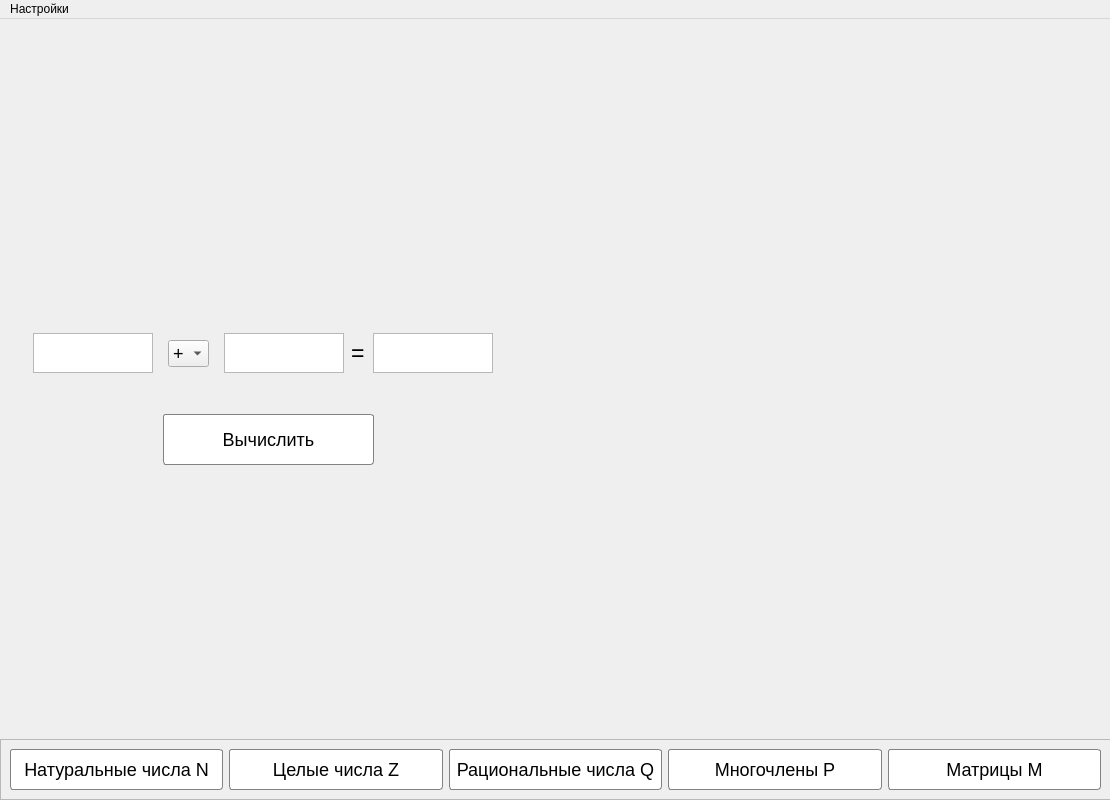
<?xml version="1.0" encoding="UTF-8"?>
<ui version="4.0">
 <class>Project_DM_Qt</class>
 <widget class="QMainWindow" name="Project_DM_Qt">
  <property name="geometry">
   <rect>
    <x>0</x>
    <y>0</y>
    <width>1110</width>
    <height>800</height>
   </rect>
  </property>
  <property name="sizePolicy">
   <sizepolicy hsizetype="Fixed" vsizetype="Fixed">
    <horstretch>0</horstretch>
    <verstretch>0</verstretch>
   </sizepolicy>
  </property>
  <property name="minimumSize">
   <size>
    <width>1110</width>
    <height>800</height>
   </size>
  </property>
  <property name="maximumSize">
   <size>
    <width>1110</width>
    <height>800</height>
   </size>
  </property>
  <property name="windowTitle">
   <string>Project_DM_Qt</string>
  </property>
  <property name="styleSheet">
   <string notr="true"/>
  </property>
  <widget class="QWidget" name="centralwidget">
   <widget class="QFrame" name="frame_Buttons">
    <property name="geometry">
     <rect>
      <x>0</x>
      <y>720</y>
      <width>1111</width>
      <height>61</height>
     </rect>
    </property>
    <property name="sizePolicy">
     <sizepolicy hsizetype="Expanding" vsizetype="Fixed">
      <horstretch>0</horstretch>
      <verstretch>0</verstretch>
     </sizepolicy>
    </property>
    <property name="frameShape">
     <enum>QFrame::StyledPanel</enum>
    </property>
    <property name="frameShadow">
     <enum>QFrame::Raised</enum>
    </property>
    <layout class="QHBoxLayout" name="horizontalLayout">
     <item>
      <widget class="QPushButton" name="Btn_natural">
       <property name="sizePolicy">
        <sizepolicy hsizetype="Minimum" vsizetype="Expanding">
         <horstretch>0</horstretch>
         <verstretch>0</verstretch>
        </sizepolicy>
       </property>
       <property name="styleSheet">
        <string notr="true">QPushButton {
color: #000000;
background-color: white;
border: 1px solid #828282;
border-radius: 3px;
font-size: 18px;
}
QPushButton:hover {
border: 1px solid #828282;
background-color: #d5d5d5;
}
QPushButton:hover:pressed { 
background-color: gray;
color: white;
}
QPushButton:disabled { 
background-color: gray;
color: white;
}</string>
       </property>
       <property name="text">
        <string>Натуральные числа N</string>
       </property>
      </widget>
     </item>
     <item>
      <widget class="QPushButton" name="Btn_integer">
       <property name="sizePolicy">
        <sizepolicy hsizetype="Minimum" vsizetype="Expanding">
         <horstretch>0</horstretch>
         <verstretch>0</verstretch>
        </sizepolicy>
       </property>
       <property name="styleSheet">
        <string notr="true">QPushButton {
color: #000000;
background-color: white;
border: 1px solid #828282;
border-radius: 3px;
font-size: 18px;
}
QPushButton:hover {
border: 1px solid #828282;
background-color: #d5d5d5;
}
QPushButton:hover:pressed { 
background-color: gray;
color: white;
}
QPushButton:disabled { 
background-color: gray;
color: white;
}</string>
       </property>
       <property name="text">
        <string>Целые числа Z</string>
       </property>
      </widget>
     </item>
     <item>
      <widget class="QPushButton" name="Btn_rational">
       <property name="sizePolicy">
        <sizepolicy hsizetype="Minimum" vsizetype="Expanding">
         <horstretch>0</horstretch>
         <verstretch>0</verstretch>
        </sizepolicy>
       </property>
       <property name="styleSheet">
        <string notr="true">QPushButton {
color: #000000;
background-color: white;
border: 1px solid #828282;
border-radius: 3px;
font-size: 18px;
}
QPushButton:hover {
border: 1px solid #828282;
background-color: #d5d5d5;
}
QPushButton:hover:pressed { 
background-color: gray;
color: white;
}
QPushButton:disabled { 
background-color: gray;
color: white;
}</string>
       </property>
       <property name="text">
        <string>Рациональные числа Q</string>
       </property>
      </widget>
     </item>
     <item>
      <widget class="QPushButton" name="Btn_polynomials">
       <property name="sizePolicy">
        <sizepolicy hsizetype="Minimum" vsizetype="Expanding">
         <horstretch>0</horstretch>
         <verstretch>0</verstretch>
        </sizepolicy>
       </property>
       <property name="styleSheet">
        <string notr="true">QPushButton {
color: #000000;
background-color: white;
border: 1px solid #828282;
border-radius: 3px;
font-size: 18px;
}
QPushButton:hover {
border: 1px solid #828282;
background-color: #d5d5d5;
}
QPushButton:hover:pressed { 
background-color: gray;
color: white;
}
QPushButton:disabled { 
background-color: gray;
color: white;
}</string>
       </property>
       <property name="text">
        <string>Многочлены P</string>
       </property>
      </widget>
     </item>
     <item>
      <widget class="QPushButton" name="Btn_matrix">
       <property name="sizePolicy">
        <sizepolicy hsizetype="Minimum" vsizetype="Expanding">
         <horstretch>0</horstretch>
         <verstretch>0</verstretch>
        </sizepolicy>
       </property>
       <property name="styleSheet">
        <string notr="true">QPushButton {
color: #000000;
background-color: white;
border: 1px solid #828282;
border-radius: 3px;
font-size: 18px;
}
QPushButton:hover {
border: 1px solid #828282;
background-color: #d5d5d5;
}
QPushButton:hover:pressed { 
background-color: gray;
color: white;
}
QPushButton:disabled { 
background-color: gray;
color: white;
}</string>
       </property>
       <property name="text">
        <string>Матрицы M</string>
       </property>
       <property name="checkable">
        <bool>false</bool>
       </property>
      </widget>
     </item>
    </layout>
   </widget>
   <widget class="QWidget" name="main" native="true">
    <property name="geometry">
     <rect>
      <x>-1110</x>
      <y>0</y>
      <width>5550</width>
      <height>721</height>
     </rect>
    </property>
    <property name="sizePolicy">
     <sizepolicy hsizetype="MinimumExpanding" vsizetype="Expanding">
      <horstretch>0</horstretch>
      <verstretch>0</verstretch>
     </sizepolicy>
    </property>
    <property name="minimumSize">
     <size>
      <width>5550</width>
      <height>721</height>
     </size>
    </property>
    <property name="maximumSize">
     <size>
      <width>5550</width>
      <height>721</height>
     </size>
    </property>
    <layout class="QGridLayout" name="gridLayout">
     <property name="leftMargin">
      <number>0</number>
     </property>
     <property name="topMargin">
      <number>0</number>
     </property>
     <property name="rightMargin">
      <number>0</number>
     </property>
     <property name="bottomMargin">
      <number>0</number>
     </property>
     <property name="spacing">
      <number>0</number>
     </property>
     <item row="0" column="3">
      <widget class="QWidget" name="polynomials" native="true"/>
     </item>
     <item row="0" column="0">
      <widget class="QWidget" name="natural" native="true"/>
     </item>
     <item row="0" column="4">
      <widget class="QWidget" name="matrix" native="true"/>
     </item>
     <item row="0" column="2">
      <widget class="QWidget" name="rational" native="true"/>
     </item>
     <item row="0" column="1">
      <widget class="QWidget" name="integer" native="true">
       <widget class="QWidget" name="widget" native="true">
        <property name="geometry">
         <rect>
          <x>324</x>
          <y>275</y>
          <width>461</width>
          <height>171</height>
         </rect>
        </property>
        <widget class="QTextEdit" name="Integer_num2">
         <property name="geometry">
          <rect>
           <x>191</x>
           <y>39</y>
           <width>120</width>
           <height>40</height>
          </rect>
         </property>
         <property name="maximumSize">
          <size>
           <width>120</width>
           <height>40</height>
          </size>
         </property>
         <property name="html">
          <string>&lt;!DOCTYPE HTML PUBLIC &quot;-//W3C//DTD HTML 4.0//EN&quot; &quot;http://www.w3.org/TR/REC-html40/strict.dtd&quot;&gt;
&lt;html&gt;&lt;head&gt;&lt;meta name=&quot;qrichtext&quot; content=&quot;1&quot; /&gt;&lt;style type=&quot;text/css&quot;&gt;
p, li { white-space: pre-wrap; }
&lt;/style&gt;&lt;/head&gt;&lt;body style=&quot; font-family:'MS Shell Dlg 2'; font-size:8.25pt; font-weight:400; font-style:normal;&quot;&gt;
&lt;p style=&quot;-qt-paragraph-type:empty; margin-top:0px; margin-bottom:0px; margin-left:0px; margin-right:0px; -qt-block-indent:0; text-indent:0px;&quot;&gt;&lt;br /&gt;&lt;/p&gt;&lt;/body&gt;&lt;/html&gt;</string>
         </property>
        </widget>
        <widget class="QTextEdit" name="Integer_num1">
         <property name="geometry">
          <rect>
           <x>0</x>
           <y>39</y>
           <width>120</width>
           <height>40</height>
          </rect>
         </property>
         <property name="maximumSize">
          <size>
           <width>120</width>
           <height>40</height>
          </size>
         </property>
         <property name="styleSheet">
          <string notr="true"/>
         </property>
         <property name="html">
          <string>&lt;!DOCTYPE HTML PUBLIC &quot;-//W3C//DTD HTML 4.0//EN&quot; &quot;http://www.w3.org/TR/REC-html40/strict.dtd&quot;&gt;
&lt;html&gt;&lt;head&gt;&lt;meta name=&quot;qrichtext&quot; content=&quot;1&quot; /&gt;&lt;style type=&quot;text/css&quot;&gt;
p, li { white-space: pre-wrap; }
&lt;/style&gt;&lt;/head&gt;&lt;body style=&quot; font-family:'MS Shell Dlg 2'; font-size:8.25pt; font-weight:400; font-style:normal;&quot;&gt;
&lt;p style=&quot;-qt-paragraph-type:empty; margin-top:0px; margin-bottom:0px; margin-left:0px; margin-right:0px; -qt-block-indent:0; text-indent:0px;&quot;&gt;&lt;br /&gt;&lt;/p&gt;&lt;/body&gt;&lt;/html&gt;</string>
         </property>
        </widget>
        <widget class="QComboBox" name="Integer_choose">
         <property name="enabled">
          <bool>true</bool>
         </property>
         <property name="geometry">
          <rect>
           <x>135</x>
           <y>46</y>
           <width>41</width>
           <height>27</height>
          </rect>
         </property>
         <property name="maximumSize">
          <size>
           <width>50</width>
           <height>27</height>
          </size>
         </property>
         <property name="styleSheet">
          <string notr="true">color: #000000;
font-size: 18px;

</string>
         </property>
         <item>
          <property name="text">
           <string>+</string>
          </property>
         </item>
         <item>
          <property name="text">
           <string>-</string>
          </property>
         </item>
         <item>
          <property name="text">
           <string>*</string>
          </property>
         </item>
         <item>
          <property name="text">
           <string>/</string>
          </property>
         </item>
        </widget>
        <widget class="QLabel" name="Integer_sigh">
         <property name="geometry">
          <rect>
           <x>318</x>
           <y>45</y>
           <width>17</width>
           <height>28</height>
          </rect>
         </property>
         <property name="maximumSize">
          <size>
           <width>30</width>
           <height>30</height>
          </size>
         </property>
         <property name="styleSheet">
          <string notr="true">color: #000000;
font-size: 23px;
</string>
         </property>
         <property name="text">
          <string>=</string>
         </property>
        </widget>
        <widget class="QPushButton" name="Integer_Button">
         <property name="geometry">
          <rect>
           <x>130</x>
           <y>120</y>
           <width>211</width>
           <height>51</height>
          </rect>
         </property>
         <property name="styleSheet">
          <string notr="true">QPushButton {
color: #000000;
background-color: white;
border: 1px solid #828282;
border-radius: 3px;
font-size: 18px;
}
QPushButton:hover {
border: 1px solid #828282;
background-color: #d5d5d5;
}
QPushButton:hover:pressed { 
background-color: gray;
color: white;
}
QPushButton:disabled { 
background-color: gray;
color: white;
}</string>
         </property>
         <property name="text">
          <string>Вычислить</string>
         </property>
        </widget>
        <widget class="QTextBrowser" name="Integer_result">
         <property name="geometry">
          <rect>
           <x>340</x>
           <y>39</y>
           <width>120</width>
           <height>40</height>
          </rect>
         </property>
         <property name="maximumSize">
          <size>
           <width>120</width>
           <height>40</height>
          </size>
         </property>
        </widget>
       </widget>
       <widget class="QLabel" name="Integer_Error">
        <property name="geometry">
         <rect>
          <x>330</x>
          <y>250</y>
          <width>451</width>
          <height>61</height>
         </rect>
        </property>
        <property name="styleSheet">
         <string notr="true">font-size: 18px;
color: #FF0000;
text-align:  center;</string>
        </property>
        <property name="text">
         <string/>
        </property>
       </widget>
      </widget>
     </item>
    </layout>
   </widget>
  </widget>
  <widget class="QMenuBar" name="menubar">
   <property name="geometry">
    <rect>
     <x>0</x>
     <y>0</y>
     <width>1110</width>
     <height>21</height>
    </rect>
   </property>
   <widget class="QMenu" name="menu">
    <property name="title">
     <string>Настройки</string>
    </property>
    <addaction name="action"/>
   </widget>
   <addaction name="menu"/>
  </widget>
  <action name="action">
   <property name="text">
    <string>Тест</string>
   </property>
  </action>
 </widget>
 <resources/>
 <connections/>
</ui>
